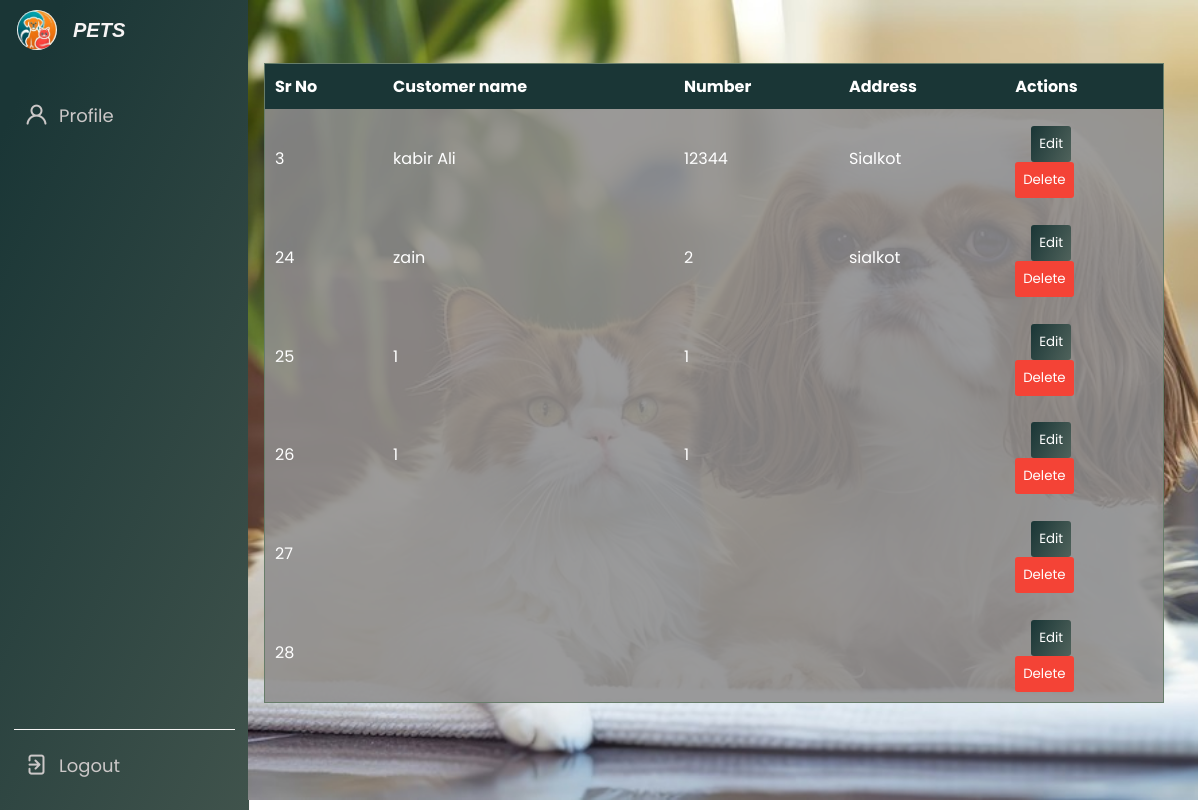
Page /Php/admin.php on the committed database.
### tables this page shows
CREATE TABLE `customers` (
  `id` int(11) NOT NULL,
  `name` varchar(50) NOT NULL,
  `number` varchar(50) NOT NULL,
  `address` varchar(50) NOT NULL,
  `email` varchar(50) NOT NULL,
  `password` varchar(50) NOT NULL
);

### Php/admin.php (the view, shortened to what this page needs)
<!DOCTYPE html>
<html lang="en">
<head>
    <link rel="stylesheet" href="../Assets/css/style.css">
    <link rel="stylesheet" href="../Assets/css/main.css">
    <link rel="stylesheet" href="https://unicons.iconscout.com/release/v4.0.0/css/line.css">
</head>
<body>
<?php
   include './sidebar.php';
   ?>
    <section class="dashboard">
        <div class="table-container">
        <br>
        <div>
            <table class="product-table">
                <thead>
                    <tr>
                        <th>Sr No</th>
                        <th>Customer name</th>
                        <th>Number</th>
                        <th>Address</th>
                        <th>Actions</th>
                    </tr>
                </thead>
                <tbody>
                <?php
require 'connectdb.php';
$query = "SELECT * FROM customers";
$result = mysqli_query($conn, $query);
 while ($row = mysqli_fetch_assoc($result)) { ?>
    <tr>
      <td><?php echo $row["id"]; ?></td>
      <td><?php echo $row["name"]; ?></td>
      <td><?php echo $row["number"]; ?></td>
      <td><?php echo $row["address"]; ?></td>
      <td>
        <form action="updateCustomer.php" method="get">
            <button class="edit-btn" type="submit">Edit</button>
        </form>
        <form action="#" method="get">
        <button class="delete-btn" name="btn" type="submit" onclick="return confirm('Are you sure you want to delete this product?')">Delete</button>
    </form>
    </td>
    </tr>
    <?php } ?>
                                    </tbody>
            </table>
        </div>
    </section>
</body>
</html>

### Assets/css/style.css (style rules this page uses)
* { margin: 0; padding: 0; box-sizing: border-box; font-family: 'Poppins', sans-serif; }
:root { --primary-color: rgb(229, 224, 224); --secondory-color: #677D6A; --panel-color: #1A3636; --text-color: #f7f4f4; --black-light-color: #ccc8c8; --border-color: #f7f4f4; --toggle-color: #DDD; --box1-color: #4DA3FF; --box2-color: #FFE6AC; --box3-color: #E7D1FC; --title-icon-color: #fff; --tran-05: all 0.5s ease; --tran-03: all 0.3s ease; --tran-03: all 0.2s ease; }
body { min-height: 100vh; background-color: var(--primary-color); background-color: white; }
.dashboard { position: relative; left: 250px; background-color: var(--panel-color); background-color:white; min-height: 100vh; width: calc(100% - 250px); padding: 10px 14px; transition: var(--tran-05); }

### Assets/css/main.css (style rules this page uses)
.table-container { margin-top: -1.1%; height: 100vh; width: 103%; background: url("../pictures/logo.jpg" ) no-repeat center center/cover; margin-left: -1rem; }
.product-table { margin-top: 4%; width: 75vw; margin-left: 1rem; border-collapse: collapse; background-color: var(--secondory-color); border: 1px solid var(--secondory-color); background-color: rgba(0,0,0,0.5); }
.product-table thead { background-color: var(--panel-color); color: white; }
.product-table th, .product-table td { padding: 10px; text-align: left; }
.product-table tbody tr:nth-child(even) { background-color: hsl(175, 29%, 92%); color: white; background-color: rgba(250, 248, 248, 0.5); }
.product-table tbody tr:nth-child(odd) { background-color: hsl(175, 22%, 89%); background-color: rgba(250, 248, 248, 0.5); color: white; }
.product-table tbody { background-color: rgba(0,0,0,0.5); }
.edit-btn, .delete-btn { padding: 5px 10px; margin-right: 5px; border: none; cursor: pointer; color: white; border-radius: 3px; display: flex; padding: 0.5rem; }
.edit-btn { margin-left: 1rem; margin-top: 5%; display: inline-block; background: linear-gradient(115deg, #1A3636 1%, #4f625b 99%); }
.delete-btn { background-color: #f44336; }

### rows in the picture
customers: id "3", name "kabir Ali", number "12344", address "Sialkot"
customers: id "24", name "zain", number "2", address "sialkot"
customers: id "25", name "1", number "1"
customers: id "26", name "1", number "1"
customers: id "27"
customers: id "28"
